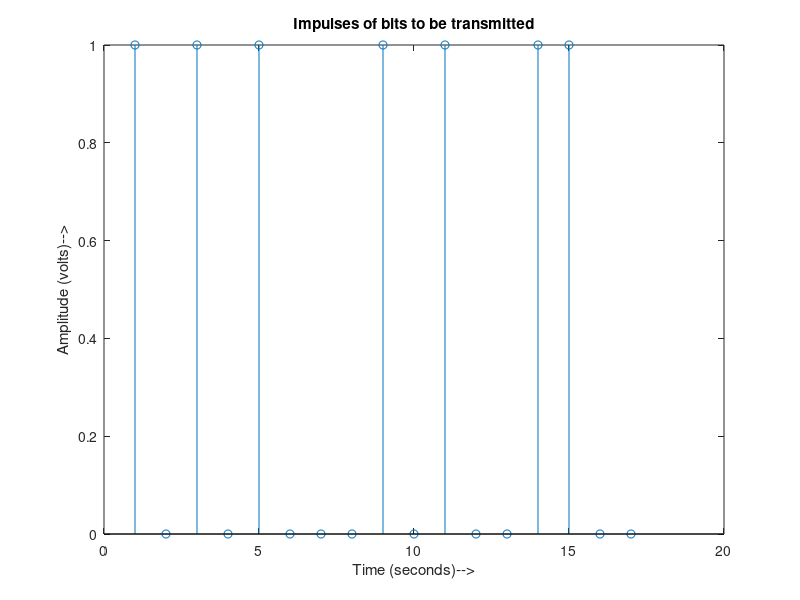

Write the MATLAB code that produced this figure. (Note: this script raises an error after producing the figure.)
clear all;
close all;

addpath('..');

%Nb is the number of bits to be transmitted
T=1e-3;                 %Bit rate is assumed to be 1 bit/s;
samplesPerBit = 1000;
%bits to be transmitted
b=[1 0 1 0 1 0 0 0 1 0 1 0 0 1 1 0 0]
ts = T/samplesPerBit;
fs = 1/ts;
%Rb is the bit rate in bits/second
 
 
NRZ_out=[];
RZ_out=[];
Manchester_out=[];
  
%Vp is the peak voltage +v of the NRZ waveform
Vp=1;
%Here we encode input bitstream as Bipolar NRZ-L waveform
for index=1:size(b,2)
 if b(index)==1
 NRZ_out=[NRZ_out ones(1,samplesPerBit)*Vp];
 elseif b(index)==0
 NRZ_out=[NRZ_out ones(1,samplesPerBit)*(-Vp)];
 end
end


% Generated bit stream impulses
figure(1);
stem(b);
xlabel('Time (seconds)-->')
ylabel('Amplitude (volts)-->')
title('Impulses of bits to be transmitted');
% NOT NEEDED TO SEE NRZ data
% figure(2);
% plot(NRZ_out);
% xlabel('Time (seconds)-->');
% ylabel('Amplitude (volts)-->');
% title('Generated NRZ signal');
 
tc=0:ts:T*length(b)-ts;
%Frequency of the carrier
fc=1e3;                     %fc << fs
%Here we generate the modulated signal by multiplying it with 
%carrier (basis function)

%Modulated=NRZ_out.*(sqrt(2/T)*cos(2*pi*fc*tc));
Modulated=NRZ_out.* cos(2*pi*fc*tc);

% not needed to see now
% figure; hold on;
% plot(tc, Modulated);
% xlabel('Time (seconds)-->');
% ylabel('Amplitude (volts)-->');
% title('BPSK Modulated signal');
% hold off;

%%%%%%%%%%%%%%%%%%%%%%%%%%%%%%%%%%%%%%%%%%%%%%%%%%%%%%%%%%%%%%%%%%%%%%%%%%
%LuboJ. part

lecroySampleFreq = 400e3;
lecroySampleTime = 1/lecroySampleFreq;

hantekSampleFreqInt = 25;
hantekSampleFreq = Hantek6022BE_GetSampleFreq(hantekSampleFreqInt);
hantekSampleTime = 1/hantekSampleFreq;
    % 0 - 10  = 48MHz
    % 11      = 16MHz
    % 12      = 8MHz
    % 13      = 4MHz
    % 14 - 24 = 1MHz
    % 25 = 500kHz
    % 26 = 200kHz
    % 27 = 100kHz

hantekCh1VoltDiv = 6;
hantekCh2VoltDiv = 6;
    % 0 = 20mV
    % 1 = 50mV
    % 2 = 100mV
    % 3 = 200mV
    % 4 = 500mV
    % 5 = 1V
    % 6 = 2V
    % 7 = 5V

Modulated = resample(Modulated, lecroySampleFreq, fs);          %signal on generator output
rxLength = floor(1.5*length(Modulated));                        %scope received signal, more samples to be sure that I have whole signal

figure
plot(Modulated, '-x'); title('Generator Modulated data resampled');
    
lw410 = LW410Interface(1, lecroySampleTime);           %gpibAddr, sampletime
lw410.wave_data(Modulated, 1);

disp('Waiting for generator');
pause(2);
disp('Done.');


[ch1Data, ch2Data]= Hantek6022BE_ReadingData(0,0,rxLength,hantekCh1VoltDiv, hantekCh2VoltDiv,hantekSampleFreqInt,0,0,0,0,0,0,0,0);
Modulated = double(ch1Data);
%Modulated = Modulated/max(Modulated);      %NEEDED?? normalization???

Modulated = resample(double(ch1Data), fs, hantekSampleFreq);
tc = [0:ts:(length(Modulated)-1)*ts];

figure;
plot(Modulated, 'r-x');
title('RX data');
%%%%%%%%%%%%%%%%%%%%%%%%%%%%%%%%%%%%%%%%%%%%%%%%%%%%%%%%%%%%%%%%%%%%%%%%%%


y=[];
%We begin demodulation by multiplying the received signal again with 
%the carrier (basis function)
%demodulated=Modulated.*(sqrt(2/T)*cos(2*pi*fc*tc));
demodulated=Modulated .* cos(2*pi*fc*tc);

%Here we perform the integration over time period T using trapz 
%Integrator is an important part of correlator receiver used here

%LuboJ.
%there is no synchronization, so I could be on any sample for beginning
%no iteration over whole samples there is same samples left in the end,
%to be sure not exceed matrix dimension

for i=1:samplesPerBit:length(demodulated)-samplesPerBit
 y=[y trapz(tc(i:i+samplesPerBit-1),demodulated(i:i+samplesPerBit-1))];
end
received=y>0;
figure;
stem(received)
title('Impulses of Received bits');
xlabel('Time (seconds)-->');
ylabel('Amplitude (volts)')
